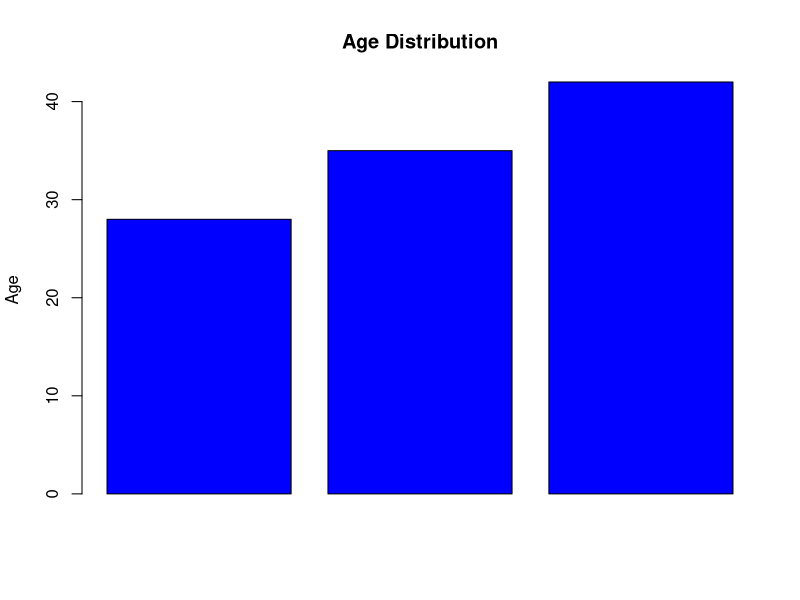
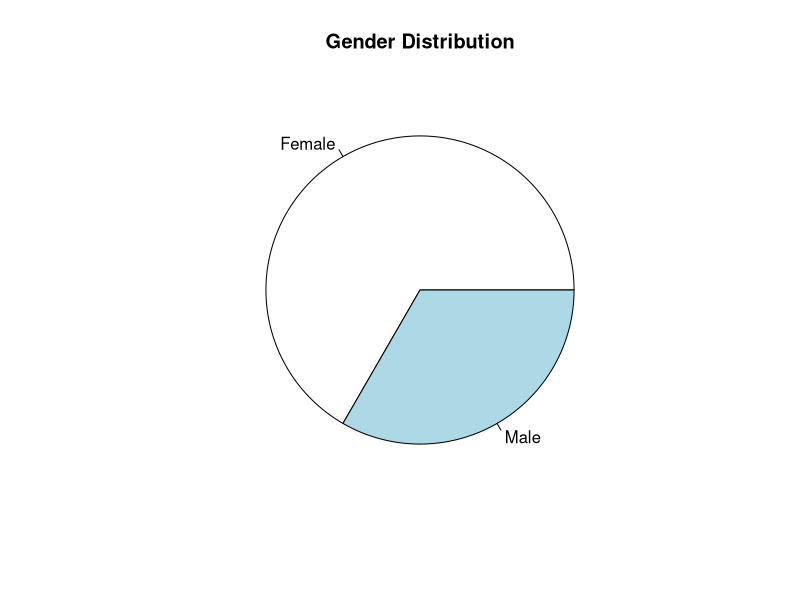

Write R code to recreate these figures, in order.

age <- c(28,35,42)
gender <- c("Female","Male","Female")

# Bar Chart
barplot(age, col="blue",
        main="Age Distribution", ylab="Age")

# Pie Chart
pie(table(gender), main="Gender Distribution")

df <- data.frame(ID=1:3, age, gender)
df
